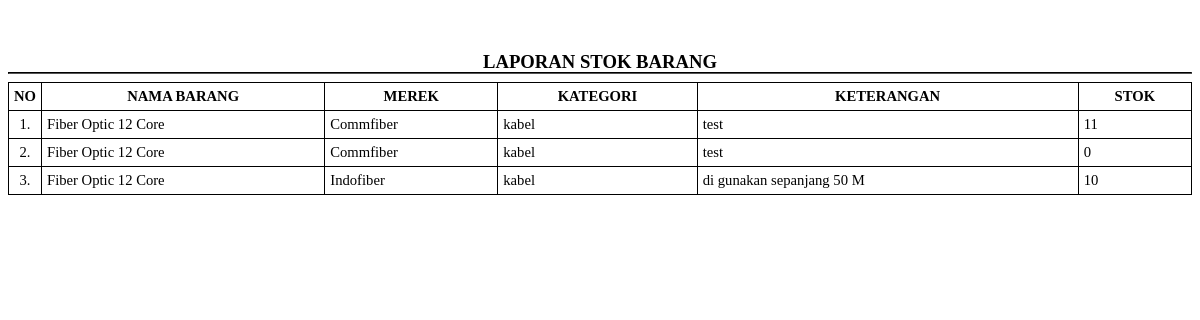
The page /process/lap_stok_barang.php on the database its author committed.
### tables this page shows
CREATE TABLE `barang` (
  `idbarang` int(11) NOT NULL,
  `merek_id` int(11) NOT NULL,
  `kategori_id` int(11) NOT NULL,
  `nama_barang` varchar(128) NOT NULL,
  `keterangan` varchar(256) NOT NULL,
  `stok` int(11) NOT NULL
);

CREATE TABLE `merek` (
  `idmerek` int(11) NOT NULL,
  `nama_merek` varchar(128) NOT NULL,
  `keterangan` varchar(256) NOT NULL
);

CREATE TABLE `kategori` (
  `idkategori` int(11) NOT NULL,
  `nama_kategori` varchar(128) NOT NULL,
  `keterangan` varchar(256) NOT NULL
);

### process/lap_stok_barang.php (the view, shortened to what this page needs)
<?php
include ('../config/function.php');
?>
<html>
<head>
</head>
<body>
    <?php
    $query = mysqli_query($con,"SELECT x.*,x1.nama_merek,x2.nama_kategori FROM barang x JOIN merek x1 ON x1.idmerek=x.merek_id JOIN kategori x2 ON x2.idkategori=x.kategori_id ORDER BY x.idbarang DESC")or die(mysqli_error($con));
    ?>
    <div style="page-break-after:always;text-align:center;margin-top:5%;">
        <div style="line-height:5px;">
            <h2>LAPORAN STOK BARANG</h2>
        </div>
        <hr style="border-color:black;">
        <table class="tab">
            <tr>
                <th width="20">NO</th>
                <th>NAMA BARANG</th>
                <th>MEREK</th>
                <th>KATEGORI</th>
                <th>KETERANGAN</th>
                <th>STOK</th>
            </tr>
            <?php $n=1; while($row = mysqli_fetch_array($query)): ?>
            <tr>
                <td align="center"><?= $n++.'.'; ?></td>
                <td><?= $row['nama_barang']; ?></td>
                <td><?= $row['nama_merek']; ?></td>
                <td><?= $row['nama_kategori']; ?></td>
                <td><?= $row['keterangan']; ?></td>
                <td><?= $row['stok']; ?></td>
            </tr>
            <?php endwhile; ?>
        </table>
    </div>
</body>
</html>

### process/lap_stok_barang.php (style rules this page uses)
h2 { padding: 0px; margin: 0px; font-size: 14pt; }
table { border-collapse: collapse; border: 1px solid #000; font-size: 11pt; }
th, td { border: 1px solid #000; padding: 5px; }
table.tab { table-layout: auto; width: 100%; }

### rows shown on the page
barang: nama_barang "Fiber Optic 12 Core", merek.nama_merek "Commfiber", kategori.nama_kategori "kabel", keterangan "test", stok "11"
barang: nama_barang "Fiber Optic 12 Core", merek.nama_merek "Commfiber", kategori.nama_kategori "kabel", keterangan "test", stok "0"
barang: nama_barang "Fiber Optic 12 Core", merek.nama_merek "Indofiber", kategori.nama_kategori "kabel", keterangan "di gunakan sepanjang 50 M", stok "10"
